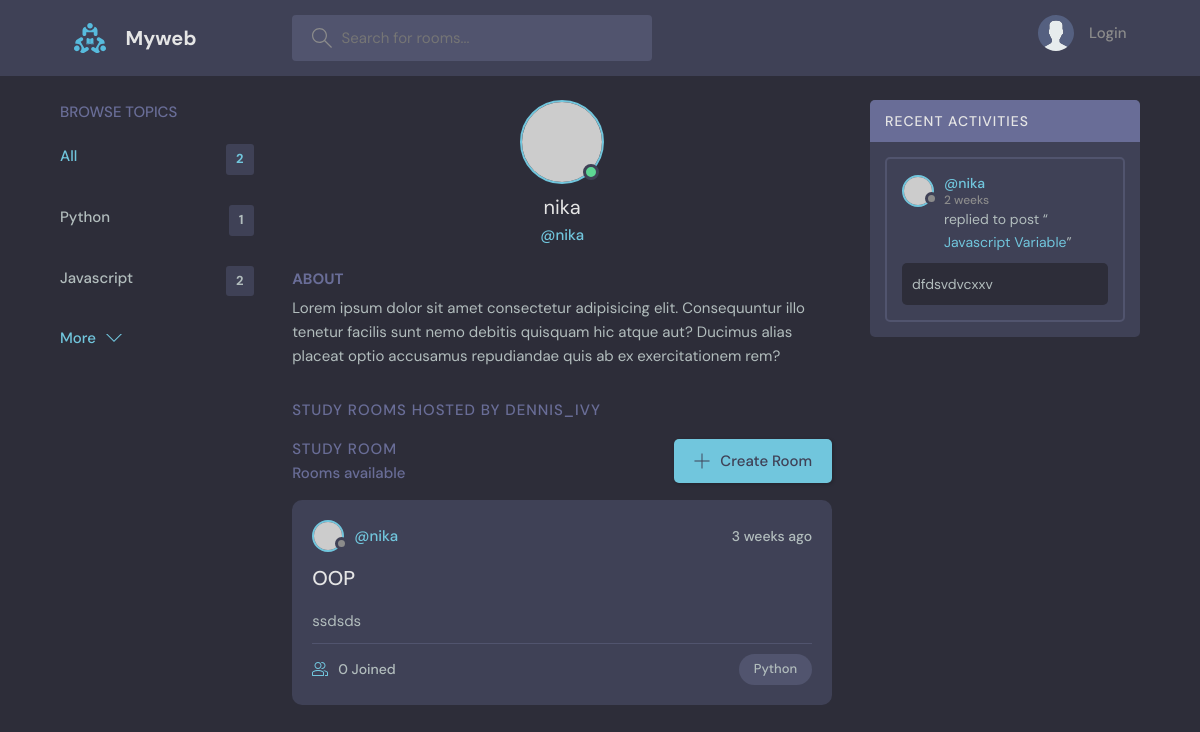
Before: /profile/1/ with the older database file.
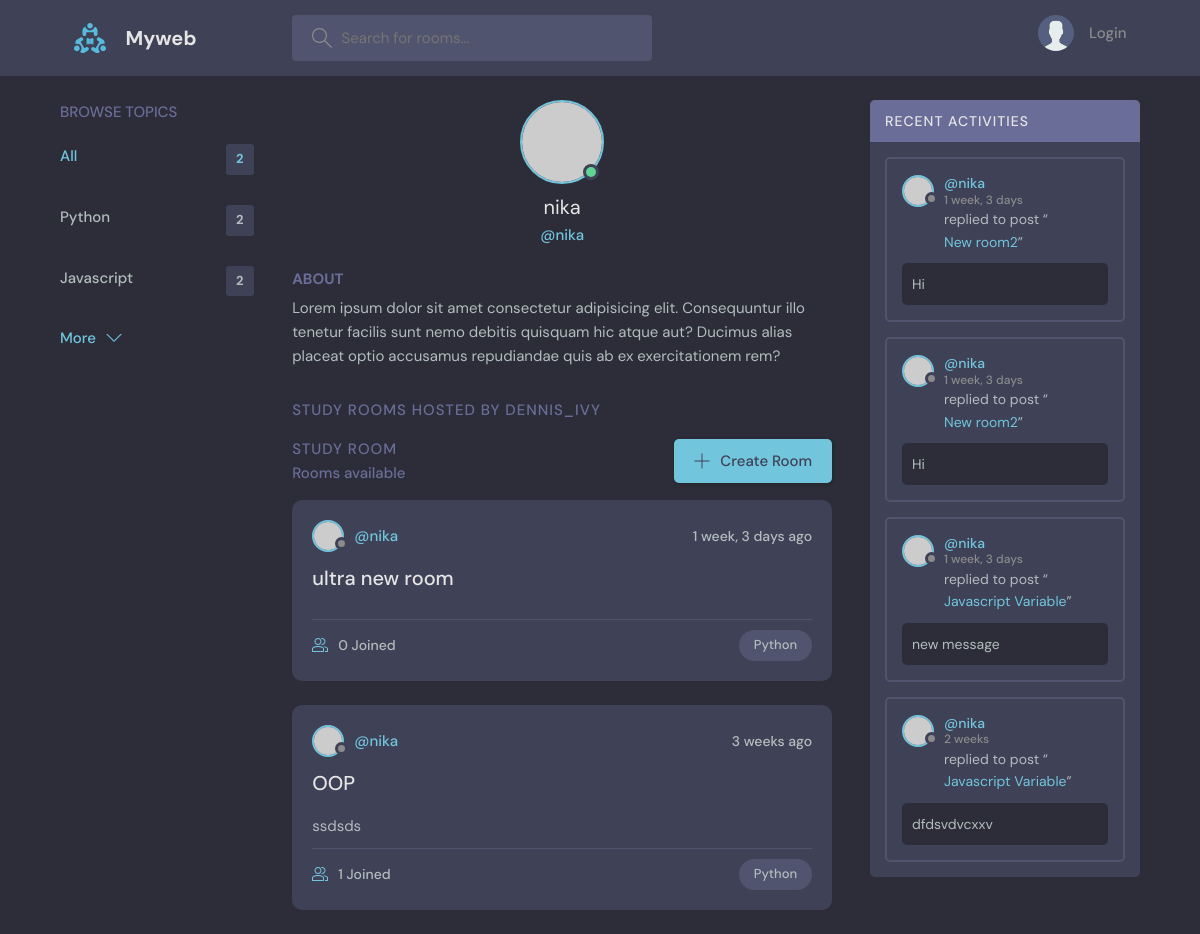
After: the same page with the newer database file.
### base/models.py (models this page shows, shortened)
class Topic(models.Model):
    name = models.CharField(max_length=200)

class Room(models.Model):
    host = models.ForeignKey(User, on_delete=models.SET_NULL, null=True)
    topic = models.ForeignKey(Topic, on_delete=models.SET_NULL, null=True)
    name = models.CharField(max_length=150)
    description = models.TextField(null=True, blank=True)
    participants = models.ManyToManyField(User, related_name='participants', null=True)
    updated = models.DateTimeField(auto_now=True)
    created = models.DateTimeField(auto_now_add=True)
    class Meta:
        ordering = ['-updated', '-created']
    def __str__(self):
        return self.name

class Messages(models.Model):
    user = models.ForeignKey(User, on_delete=models.CASCADE)
    room = models.ForeignKey(Room, on_delete=models.CASCADE)
    body = models.TextField()
    updated = models.DateTimeField(auto_now=True)
    created = models.DateTimeField(auto_now_add=True)
    class Meta:
        ordering = ['-updated', '-created']

### base/views.py (the view)
# urls.py: path('profile/<str:pk>/', views.user_profile, name='user-profile'),
def user_profile(request, pk):
    user = User.objects.get(id=pk)
    rooms = user.room_set.all()
    room_messages = user.messages_set.all()
    topics = Topic.objects.all()
    context = {'user': user, "rooms": rooms, "room_messages": room_messages, "topics": topics}
    return render(request, "base/profile.html", context)

### base/templates/base/profile.html (shortened to what this page needs)
{% extends 'main.html' %}
{% block content %}
<main class="profile-page layout layout--3">
    <div class="container">
      {% include 'base/topics_component.html' %}
      <div class="roomList">
        <div class="profile">
          <div class="profile__avatar">
            <div class="avatar avatar--large active">
              <img src="https://randomuser.me/api/portraits/men/11.jpg" />
            </div>
          </div>
          <div class="profile__info">
            <h3>{{ user.username }}</h3>
            <p>@{{ user.username }}</p>
          </div>
          <div class="profile__about">
            <h3>About</h3>
            <p>
              Lorem ipsum dolor sit amet consectetur adipisicing elit. Consequuntur illo tenetur
              facilis sunt nemo debitis quisquam hic atque aut? Ducimus alias placeat optio
              accusamus repudiandae quis ab ex exercitationem rem?
            </p>
          </div>
        </div>
        <div class="roomList__header">
          <div>
            <h2>Study Rooms Hosted by dennis_ivy</a>
            </h2>
          </div>
        </div>
        {% include 'base/feed_component.html' %}
      </div>
      {% include 'base/activity_component.html' %}
    </div>
</main>
{% endblock %}

### templates/main.html (shortened to what this page needs)
<!DOCTYPE html>
{% load static %}
<html lang="en">
  <head>
    <link rel="stylesheet" href="{% static 'styles/style.css' %}" />
  </head>
<body>
{% include 'navbar.html' %}
{% block content %}
{% endblock %}
</body>
</html>

### templates/navbar.html (shortened to what this page needs)
{% load static %}
<header class="header header--loggedIn">
      <div class="container">
        <a href="{% url 'home' %}" class="header__logo">
          <img src="{% static 'images/assets/logo.svg' %}" />
          <h1>Myweb</h1>
        </a>
        <form class="header__search" method="GET" action="{% url 'home' %}">
          <label>
            <input name="q" placeholder="Search for rooms..." />
          </label>
        </form>
        <nav class="header__menu">
          {% if request.user.is_authenticated %}
            <div class="header__user">
              <a href="{% url 'user-profile' user.id %}">
                <div class="avatar avatar--medium active">
                  <img src="https://randomuser.me/api/portraits/men/37.jpg" />
                </div>
                <p>{{request.user.username}}<span>@{{request.user.username}}</span></p>
              </a>
              <button class="dropdown-button">
                <svg version="1.1" xmlns="http://www.w3.org/2000/svg" width="32" height="32" viewBox="0 0 32 32">
                  <title>chevron-down</title>
                  <path d="M16 21l-13-13h-3l16 16 16-16h-3l-13 13z"></path>
                </svg>
              </button>
            </div>
          {% else %}
            <a href="{% url 'login' %}">
              <img src="{% static 'images/assets/avatar.svg' %}" />
              <p>Login</p>
            </a>
          {% endif %}
        </nav>
      </div>
    </header>

### base/templates/base/topics_component.html
<div class="topics">
          <div class="topics__header">
            <h2>Browse Topics</h2>
          </div>
          <ul class="topics__list">
            <li>
              <a href="{% url 'home' %}" class="active">All <span>{{ topics.count }}</span></a>
            </li>
            {% for topic in topics %}
                <li>
                  <a href="{% url 'home' %}?q={{ topic.name }}">{{ topic.name }} <span>{{ topic.room_set.all.count }}</span></a>
                </li>
            {% endfor %}
          </ul>
          <a class="btn btn--link" href="{% url 'topics' %}">
            More
            <svg version="1.1" xmlns="http://www.w3.org/2000/svg" width="32" height="32" viewBox="0 0 32 32">
              <title>chevron-down</title>
              <path d="M16 21l-13-13h-3l16 16 16-16h-3l-13 13z"></path>
            </svg>
          </a>
        </div>

### base/templates/base/feed_component.html (shortened to what this page needs)
<div class="roomList">
          <div class="roomList__header">
            <div>
              <h2>Study Room</h2>
              <p>{{room_count}} Rooms available</p>
            </div>
            <a class="btn btn--main" href="{% url 'create-room' %}">
              <svg version="1.1" xmlns="http://www.w3.org/2000/svg" width="32" height="32" viewBox="0 0 32 32">
                <title>add</title>
                <path
                  d="M16.943 0.943h-1.885v14.115h-14.115v1.885h14.115v14.115h1.885v-14.115h14.115v-1.885h-14.115v-14.115z"
                ></path>
              </svg>
              Create Room
            </a>
          </div>
          {% for room in rooms %}
            <div class="roomListRoom">
            <div class="roomListRoom__header">
              <a href="{% url 'user-profile' room.host.id %}" class="roomListRoom__author">
                <div class="avatar avatar--small">
                  <img src="https://randomuser.me/api/portraits/women/11.jpg" />
                </div>
                <span>@{{ room.host.username }}</span>
              </a>
              <div class="roomListRoom__actions">
                <span>{{ room.created|timesince }} ago</span>
              </div>
            </div>
            <div class="roomListRoom__content">
              <a href="{% url 'room' room.id %}">{{ room.name }}</a>
              <p>
                {{ room.description }}
              </p>
            </div>
            <div class="roomListRoom__meta">
              <a href="{% url 'room' room.id %}" class="roomListRoom__joined">
                {{ room.participants.all.count }} Joined
              </a>
              <p class="roomListRoom__topic">{{ room.topic.name }}</p>
            </div>
          </div>
          {% endfor %}
</div>

### base/templates/base/activity_component.html (shortened to what this page needs)
<div class="activities">
          <div class="activities__header">
            <h2>Recent Activities</h2>
          </div>
          {% for message in room_messages %}
            <div class="activities__box">
            <div class="activities__boxHeader roomListRoom__header">
              <a href="{% url 'user-profile' message.user.id %}" class="roomListRoom__author">
                <div class="avatar avatar--small">
                  <img src="https://randomuser.me/api/portraits/women/11.jpg" />
                </div>
                <p>
                  @{{ message.user }}
                  <span>{{ message.created|timesince }}</span>
                </p>
              </a>
            </div>
            <div class="activities__boxContent">
              <p>replied to post “<a href="{% url 'room' message.room.id %}">{{ message.room }}</a>”</p>
              <div class="activities__boxRoomContent">
                {{message.body}}
              </div>
            </div>
          </div>
          {% endfor %}
        </div>

Changed rows visible on the page:
computed for Topic "Python": room_set.all.count "1" → "2"
added Room: host.username "nika", created "1 week, 3 days", name "ultra new room", participants.all.count "0", topic.name "Python"
computed for Room "OOP": participants.all.count "0" → "1"
added Messages: user "nika", created "1 week, 3 days", room "New room2", body "Hi"
added Messages: user "nika", created "1 week, 3 days", room "New room2", body "Hi"
added Messages: user "nika", created "1 week, 3 days", room "Javascript Variable", body "new message"
